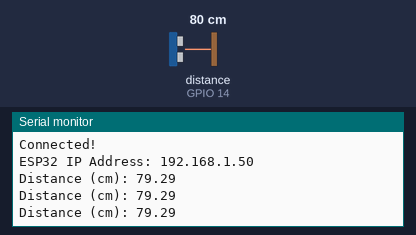
The program below on a simulated ESP32. Parts: the last lines printed to the serial monitor. Wiring (inferred from the names in the program): ultrasonic range finder: trigger GPIO 12; echo GPIO 14. The inputs (shaded band) are chosen by the test bench; at power-on: distance to the obstacle (sensor on GPIO 14) 80 cm. The echo pulse lasts 58.3 µs per cm; WiFi joins after 1.5 s; servers stay silent unless stated; not simulated (calls return 0 or success): secrets.h.

Above: at 9.7 s.
9.8 s: distance to the obstacle (sensor on GPIO 14) set to 2 cm
At 10.31 s:
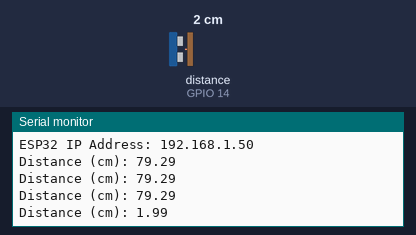
11.3 s: distance to the obstacle (sensor on GPIO 14) set to 4 cm
At 18.42 s:
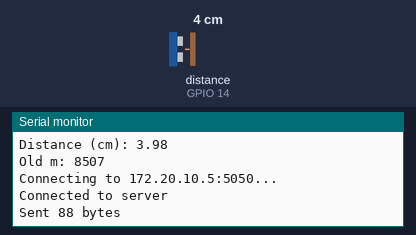
Timing chart, 0 to 18.8 s (numbered marks = the images above; inputs shaded):
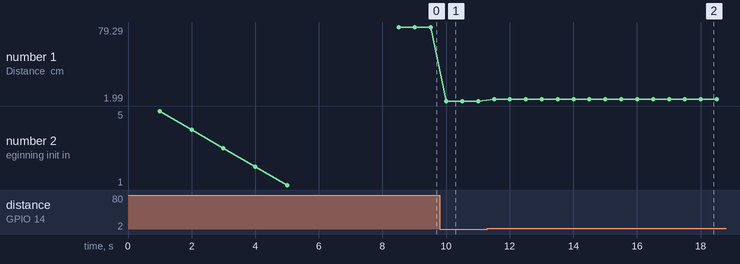

The program:

main.cpp
```cpp
#include <Arduino.h>
#include <AccelStepper.h>
#include <WiFi.h>
#include "secrets.h"
#include "ultrasonic.h"

WiFiClient client;
const char* SERVER_IP = "172.20.10.5"; // destination IP here
const uint16_t SERVER_PORT = 5050;     // destination Port here

const int TRIG_PIN = 12;
const int ECHO_PIN = 14;

const int IN1_PIN = 27;
const int IN2_PIN = 26;
const int IN3_PIN = 25;
const int IN4_PIN = 33;
AccelStepper stepper(AccelStepper::FULL4WIRE, IN1_PIN,IN3_PIN,IN2_PIN,IN4_PIN);


// Define sound speed in cm/microsecond
#define SOUND_SPEED 0.034


long duration;
float distanceCm;

#define NUM_PAYLOADS 2
UltrasonicPayload payloads[NUM_PAYLOADS];
UltrasonicPayload* current_payload = payloads;
unsigned int current_payload_size = 0;
unsigned int current_payload_idx = 0; // ultrasonic puts in idx, wifi reads from !idx
bool payload_ready_flag = false;

unsigned long lastPing = 0;
unsigned long current = 0;

void initUltrasonic(){
    pinMode(TRIG_PIN, OUTPUT);
    pinMode(ECHO_PIN, INPUT);
}

void initStepper(){
    stepper.setMaxSpeed(500);
    stepper.setAcceleration(200);
}

void initWifi(){
    delay(1000);
    WiFi.mode(WIFI_STA);
    Serial.print("ESP32 MAC Address: ");
    Serial.println(WiFi.macAddress());
    WiFi.begin(ssid, password);
    Serial.print("Connecting to mobile hotspot: ");
    Serial.println(ssid);
    // Wait until connected
    while (WiFi.status() != WL_CONNECTED) {
        delay(500);
        Serial.print(".");
    }
    Serial.println("\nConnected!");
    Serial.print("ESP32 IP Address: ");
    Serial.println(WiFi.localIP()); // Prints the IP assigned by your phone
}

void setup() {
    Serial.begin(9600);
    delay(1000);
    for(int i = 5; i > 0; i--){
        Serial.printf("Beginning init in %d\n", i);
        delay(1000);
    }
    initUltrasonic();
    initStepper();
    initWifi();
}

void handleUltraSonicSensor(){
    if(current - lastPing >= 500){
        if(current_payload_size == 0){
            current_payload->m = current;
        }
        lastPing = current;
        // clear the TRIG_PIN by setting it LOW for 2 microseconds
        digitalWrite(TRIG_PIN, LOW); delayMicroseconds(2);
        // Trigger the sensor by setting the TRIG_PIN HIGH for 10 microseconds
        digitalWrite(TRIG_PIN, HIGH); delayMicroseconds(10);
        digitalWrite(TRIG_PIN, LOW);
        // Read the ECHO_PIN, returns the sound wave travel time in microseconds
        duration = pulseIn(ECHO_PIN, HIGH, 30000); // 30ms timeout
        distanceCm = duration * SOUND_SPEED / 2; // 0 means no echo
        Serial.print("Distance (cm): ");
        Serial.println(distanceCm);

        // add data to current payload
        float* distances = current_payload->distances;
        distances += current_payload_size;
        *distances = distanceCm;
        ++current_payload_size;

        // switch to other payload if full
        if(current_payload_size >= ULTRASONIC_DISTANCE_LENGTH){
            UltrasonicPayload* old = current_payload;
            current_payload_idx = (current_payload_idx + 1) % NUM_PAYLOADS;
            current_payload = &payloads[current_payload_idx];
            current_payload->m = current;
            current_payload_size = 0;
            payload_ready_flag = true;

            Serial.print("Old m: ");
            Serial.println(old->m);
        }
    }
}

#define CONNECT_RETRY_MS 2000
#define CONNECT_TIMEOUT_MS 500
unsigned long lastConnectAttempt = 0;

void handleWifi(){
    if(!payload_ready_flag) return;
    if(!client.connected()){
        // don't block the sensor loop retrying every iteration
        if(lastConnectAttempt != 0 && current - lastConnectAttempt < CONNECT_RETRY_MS) return;
        lastConnectAttempt = current;
        Serial.printf("Connecting to %s:%u...\n", SERVER_IP, SERVER_PORT);
        if(!client.connect(SERVER_IP, SERVER_PORT, CONNECT_TIMEOUT_MS)){
            Serial.println("Connect failed, will retry");
            return;
        }
        Serial.println("Connected to server");
    }
    // the buffer that was just filled is the one NOT at current_payload_idx
    UltrasonicPayload* ready = &payloads[(current_payload_idx + 1) % NUM_PAYLOADS];
    size_t sent = client.write((const uint8_t*)ready, sizeof(UltrasonicPayload));
    if(sent != sizeof(UltrasonicPayload)){
        Serial.printf("Send failed (%u/%u bytes), reconnecting\n", sent, sizeof(UltrasonicPayload));
        client.stop();
        return; // flag stays set, retry this payload after reconnect
    }
    Serial.printf("Sent %u bytes\n", sent);
    payload_ready_flag = false;
}

void handleStepperMotor(){
    if (stepper.distanceToGo() == 0){
        stepper.moveTo(stepper.currentPosition() == 0 ? 2048: 0); // 2048 steps is ~ 1 turn
    }
    stepper.run();
}

void loop() {
    current = millis();
    handleUltraSonicSensor();
    handleWifi();
    // handleStepperMotor();
}
```

ultrasonic.h
```cpp
#ifndef ULTRASONIC_H
#define ULTRASONIC_H

#define ULTRASONIC_PAYLOAD_ID 1
#define ULTRASONIC_DISTANCE_LENGTH 20

// [0 ][1-3][4-7   ][8-(8+LEN)]
// [id][pad][millis][distances]
typedef struct {
    const char    payload_id = ULTRASONIC_PAYLOAD_ID;                            // payload id
    unsigned long m;                                     // time since esp32 was turned on
    float         distances[ULTRASONIC_DISTANCE_LENGTH]; // raw cm values of the distance sensor
} UltrasonicPayload;

#endif // ULTRASONIC_H 
```

Measured:
- after the input at 9.8 s, the serial monitor: prints a new line after 0.21 s (image 1)
- after the input at 11.3 s, the serial monitor: prints a new line after 0.21 s (image 2)
- plotted number 1: 79.29 → 1.99 after the input at 9.8 s, 1.99 → 3.98 after the input at 11.3 s
